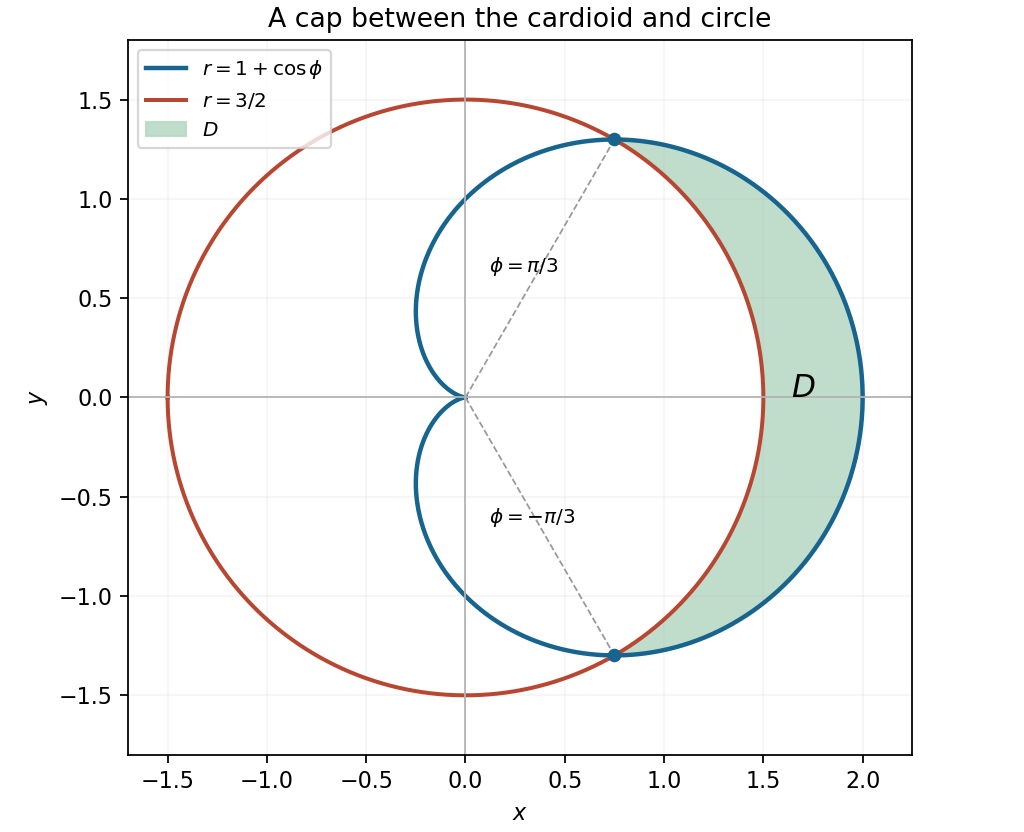

The Python source for this figure:
"""Original exam-solution illustration; write the PNG basename to the cwd.

Tested with Python 3.14.4, NumPy 2.3.5 and Matplotlib 3.10.7.
"""
from pathlib import Path
import matplotlib
matplotlib.use("Agg")
import matplotlib.pyplot as plt
import numpy as np


def main():
    ph=np.linspace(-np.pi,np.pi,900);rr=1+np.cos(ph)
    beta=np.pi/3;p=np.linspace(-beta,beta,450)
    outer=1+np.cos(p);inner=1.5*np.ones_like(p)
    fig,ax=plt.subplots(figsize=(6.4,5.2),layout="constrained",facecolor="white")
    ax.plot(rr*np.cos(ph),rr*np.sin(ph),color="#17648e",lw=2,label=r"$r=1+\cos\phi$")
    ax.plot(1.5*np.cos(ph),1.5*np.sin(ph),color="#b84732",lw=1.8,label=r"$r=3/2$")
    ax.fill(np.r_[outer*np.cos(p),(inner*np.cos(p))[::-1]],np.r_[outer*np.sin(p),(inner*np.sin(p))[::-1]],color="#b9d9c6",alpha=.9,label="$D$")
    ax.text(1.7,0,"$D$",fontsize=14,ha="center")
    for sign in [-1,1]:
        xy=(.75,sign*3*np.sqrt(3)/4)
        ax.scatter(*xy,s=26,color="#17648e",zorder=5)
        ax.plot([0,xy[0]],[0,xy[1]],ls="--",color=".6",lw=.8)
        ax.text(.12,sign*.63,r"$\phi=\pi/3$" if sign>0 else r"$\phi=-\pi/3$",fontsize=9)
    ax.axhline(0,color=".7",lw=.8);ax.axvline(0,color=".7",lw=.8)
    ax.set(xlim=(-1.7,2.25),ylim=(-1.8,1.8),xlabel="$x$",ylabel="$y$",title="A cap between the cardioid and circle")
    ax.set_aspect("equal");ax.grid(alpha=.12);ax.legend(loc="upper left",fontsize=9)
    fig.savefig(Path("paper-1-cardioid-cap.png"),dpi=160,facecolor="white");plt.close(fig)


if __name__ == "__main__":
    main()
